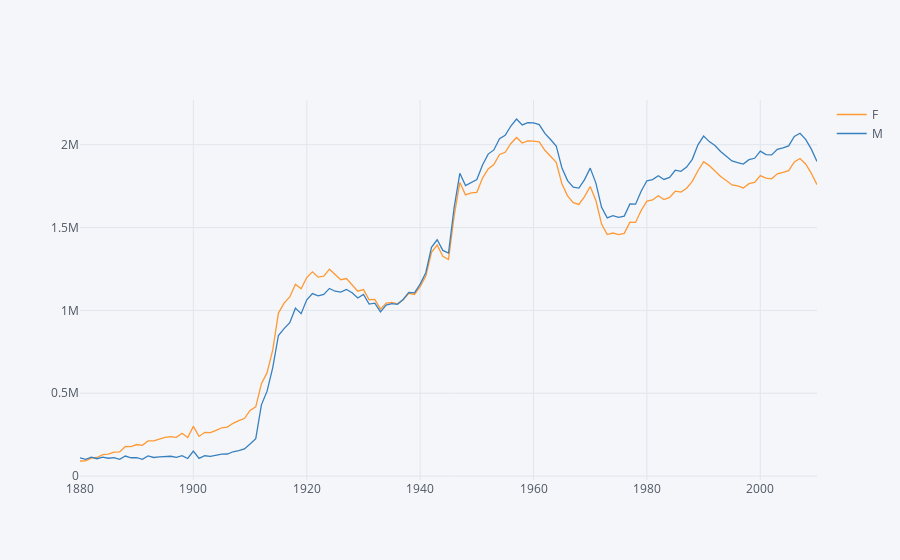

The notebook cell saved with this chart:
### Code cell
total_births.iplot(mode='lines')

### Figure 1 — Plotly figure (JSON) as saved in the notebook; plotly's stock layout.template omitted (floating-point values rounded to 4 significant figures; data arrays with more than 128 entries replaced by an {"elided": "..."} marker saying what was removed)
{"data": [{"line": {"color": "rgba(255, 153, 51, 1.0)", "dash": "solid", "shape": "linear", "width": 1.3}, "mode": "lines", "name": "F", "text": "", "type": "scatter", "uid": "1d69dd14-ed9e-40f8-b0b7-598cf7729778", "x": {"elided": "131 str values"}, "y": {"elided": "131 int values"}}, {"line": {"color": "rgba(55, 128, 191, 1.0)", "dash": "solid", "shape": "linear", "width": 1.3}, "mode": "lines", "name": "M", "text": "", "type": "scatter", "uid": "82e38ff2-9202-4a2b-8c02-99476ea87d9b", "x": {"elided": "131 str values"}, "y": {"elided": "131 int values"}}], "layout": {"legend": {"bgcolor": "#F5F6F9", "font": {"color": "#4D5663"}}, "paper_bgcolor": "#F5F6F9", "plot_bgcolor": "#F5F6F9", "titlefont": {"color": "#4D5663"}, "xaxis": {"gridcolor": "#E1E5ED", "showgrid": true, "tickfont": {"color": "#4D5663"}, "title": "", "titlefont": {"color": "#4D5663"}, "zerolinecolor": "#E1E5ED"}, "yaxis": {"gridcolor": "#E1E5ED", "showgrid": true, "tickfont": {"color": "#4D5663"}, "title": "", "titlefont": {"color": "#4D5663"}, "zerolinecolor": "#E1E5ED"}}}
